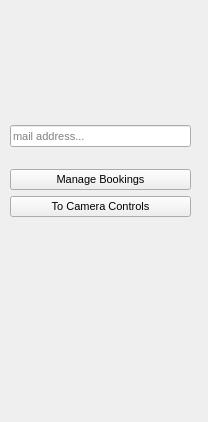
<?xml version="1.0" encoding="UTF-8"?>
<ui version="4.0">
 <class>Login</class>
 <widget class="QDockWidget" name="Login">
  <property name="geometry">
   <rect>
    <x>0</x>
    <y>0</y>
    <width>208</width>
    <height>422</height>
   </rect>
  </property>
  <property name="minimumSize">
   <size>
    <width>208</width>
    <height>422</height>
   </size>
  </property>
  <property name="maximumSize">
   <size>
    <width>208</width>
    <height>524287</height>
   </size>
  </property>
  <property name="windowTitle">
   <string>Login</string>
  </property>
  <widget class="QWidget" name="dockWidgetContents">
   <property name="maximumSize">
    <size>
     <width>200</width>
     <height>16777215</height>
    </size>
   </property>
   <property name="contextMenuPolicy">
    <enum>Qt::CustomContextMenu</enum>
   </property>
   <widget class="QWidget" name="verticalLayoutWidget">
    <property name="geometry">
     <rect>
      <x>10</x>
      <y>0</y>
      <width>181</width>
      <height>237</height>
     </rect>
    </property>
    <layout class="QVBoxLayout" name="innerContentsLayout">
     <item>
      <spacer name="verticalSpacer">
       <property name="orientation">
        <enum>Qt::Vertical</enum>
       </property>
       <property name="sizeHint" stdset="0">
        <size>
         <width>20</width>
         <height>40</height>
        </size>
       </property>
      </spacer>
     </item>
     <item>
      <spacer name="horizontalSpacer_2">
       <property name="orientation">
        <enum>Qt::Horizontal</enum>
       </property>
       <property name="sizeHint" stdset="0">
        <size>
         <width>40</width>
         <height>20</height>
        </size>
       </property>
      </spacer>
     </item>
     <item>
      <widget class="QLineEdit" name="mailAddressLineEdit">
       <property name="font">
        <font>
         <pointsize>8</pointsize>
        </font>
       </property>
       <property name="placeholderText">
        <string>mail address...</string>
       </property>
      </widget>
     </item>
     <item>
      <widget class="QLabel" name="reminderLabel">
       <property name="font">
        <font>
         <pointsize>7</pointsize>
         <italic>true</italic>
        </font>
       </property>
       <property name="text">
        <string/>
       </property>
       <property name="wordWrap">
        <bool>true</bool>
       </property>
      </widget>
     </item>
     <item>
      <widget class="QPushButton" name="manageBookingsButton">
       <property name="font">
        <font>
         <pointsize>8</pointsize>
        </font>
       </property>
       <property name="text">
        <string>Manage Bookings</string>
       </property>
      </widget>
     </item>
     <item>
      <widget class="QPushButton" name="toPTZControlsButton">
       <property name="sizePolicy">
        <sizepolicy hsizetype="Minimum" vsizetype="Fixed">
         <horstretch>0</horstretch>
         <verstretch>0</verstretch>
        </sizepolicy>
       </property>
       <property name="font">
        <font>
         <pointsize>8</pointsize>
        </font>
       </property>
       <property name="text">
        <string>To Camera Controls</string>
       </property>
      </widget>
     </item>
     <item>
      <spacer name="horizontalSpacer_3">
       <property name="orientation">
        <enum>Qt::Horizontal</enum>
       </property>
       <property name="sizeHint" stdset="0">
        <size>
         <width>40</width>
         <height>20</height>
        </size>
       </property>
      </spacer>
     </item>
    </layout>
   </widget>
  </widget>
 </widget>
 <resources/>
 <connections/>
</ui>
